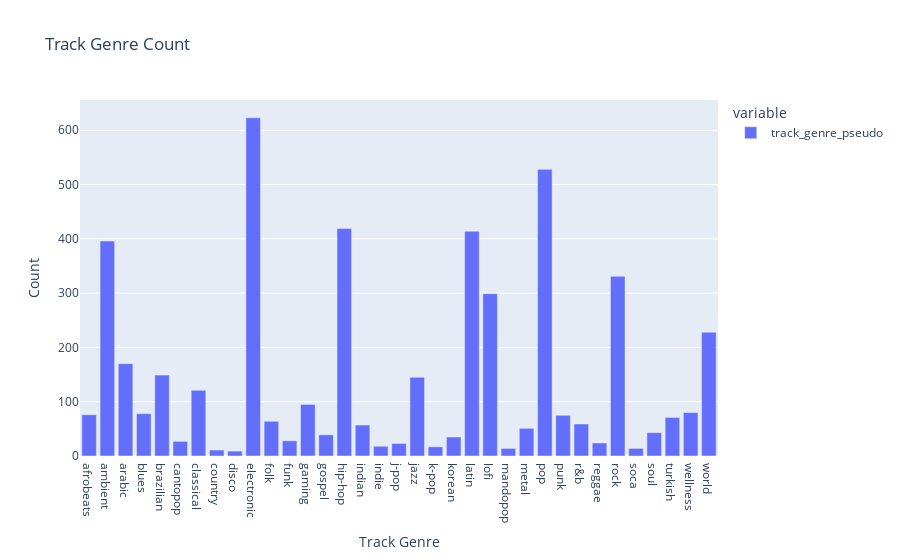

Here is the notebook cell this chart was saved with:
### Code cell
# track_genre_count = df_total.groupby('track_genre_pseudo')['track_genre_pseudo'].count()
# fig5 = px.bar(track_genre_count, labels = {'index': 'Track Genre', 'value': 'Count'},
#               title = 'Track Genre Count')
# fig5

### Figure 1 — Plotly figure (JSON) as saved in the notebook; plotly's stock layout.template omitted (floating-point values rounded to 4 significant figures)
{"data": [{"alignmentgroup": "True", "hovertemplate": "variable=track_genre_pseudo<br>Track Genre=%{x}<br>Count=%{y}<extra></extra>", "legendgroup": "track_genre_pseudo", "marker": {"color": "#636efa", "pattern": {"shape": ""}}, "name": "track_genre_pseudo", "offsetgroup": "track_genre_pseudo", "orientation": "v", "showlegend": true, "textposition": "auto", "type": "bar", "x": ["afrobeats", "ambient", "arabic", "blues", "brazilian", "cantopop", "classical", "country", "disco", "electronic", "folk", "funk", "gaming", "gospel", "hip-hop", "indian", "indie", "j-pop", "jazz", "k-pop", "korean", "latin", "lofi", "mandopop", "metal", "pop", "punk", "r&b", "reggae", "rock", "soca", "soul", "turkish", "wellness", "world"], "xaxis": "x", "y": [76, 396, 170, 78, 149, 27, 121, 11, 9, 623, 64, 28, 95, 39, 419, 57, 18, 23, 145, 17, 35, 414, 299, 14, 51, 528, 75, 59, 24, 331, 14, 43, 71, 80, 228], "yaxis": "y"}], "layout": {"barmode": "relative", "legend": {"title": {"text": "variable"}, "tracegroupgap": 0}, "title": {"text": "Track Genre Count"}, "xaxis": {"anchor": "y", "domain": [0, 1], "title": {"text": "Track Genre"}}, "yaxis": {"anchor": "x", "domain": [0, 1], "title": {"text": "Count"}}}}
